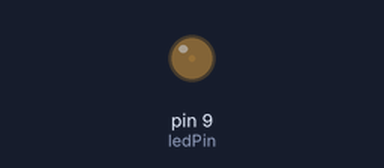
Bench run of a sketch on a simulated Arduino Uno, built with avr-gcc and run on an emulated ATmega328P. Shown: output pins drawn as LEDs (lit = HIGH).

Above: at 0.05 s.
At 1.05 s:
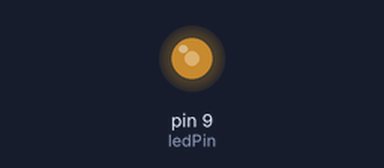
At 1.8 s:
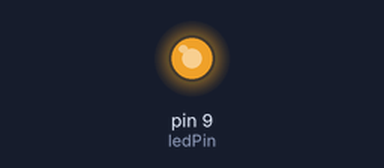
At 3.6 s:
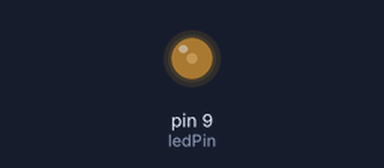
Timing chart, 0 to 5.4 s (numbered marks = the images above):
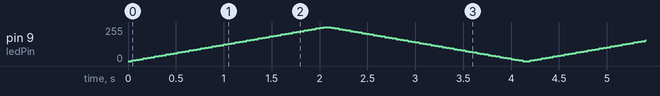

The sketch:

LED_PWM.ino
```cpp
#define ledPin 9
void setup() {
}

void loop() {
  // fade in from min to max in increments of 5 points:
  for (int fadeValue = 0; fadeValue <= 255; fadeValue += 5) {
    analogWrite(ledPin, fadeValue);
    delay(40);
  }

  // fade out from max to min in increments of 5 points:
  for (int fadeValue = 255; fadeValue >= 0; fadeValue -= 5) {
    analogWrite(ledPin, fadeValue);
    delay(40);
  }
}
```
